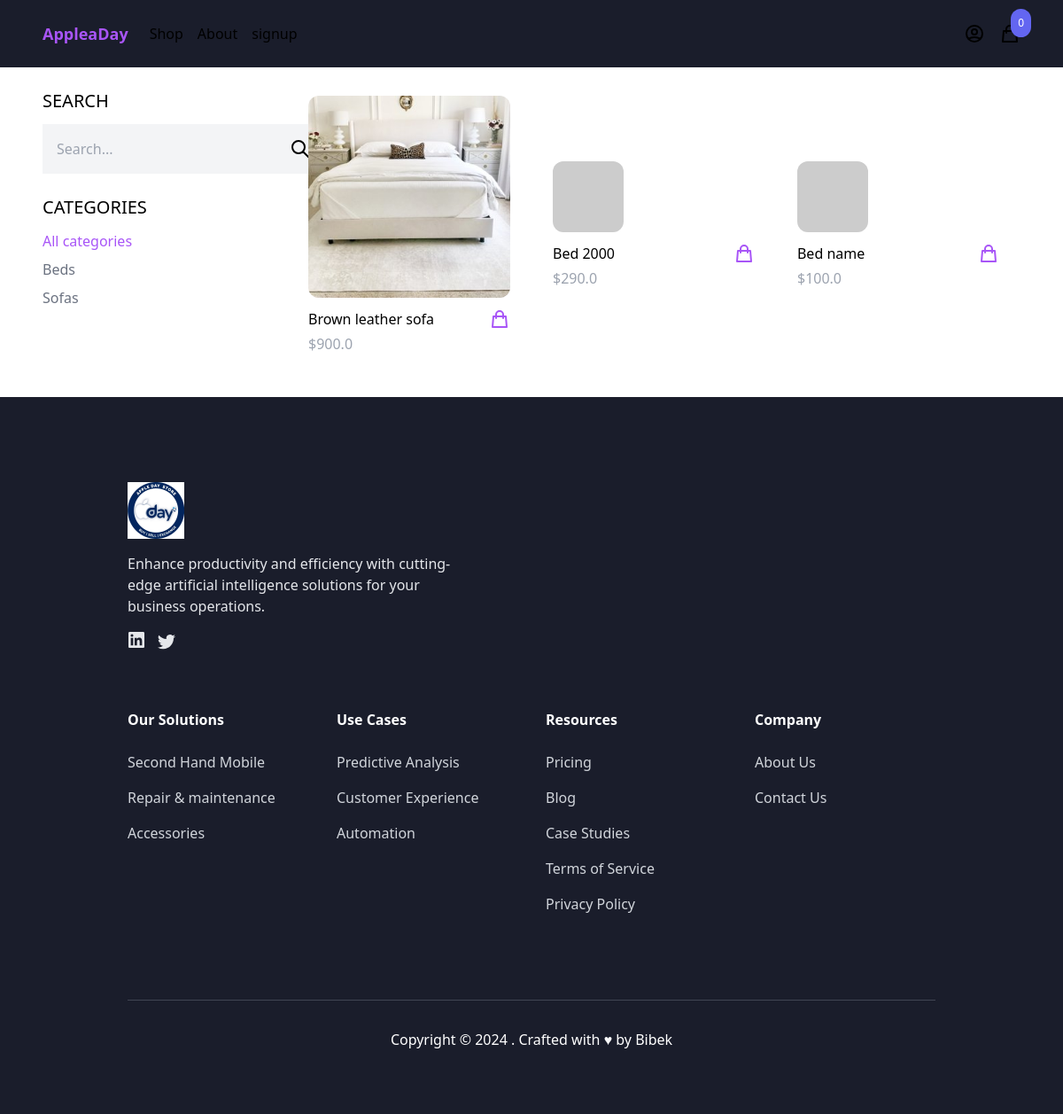
Page /shop/ on the earlier database version.
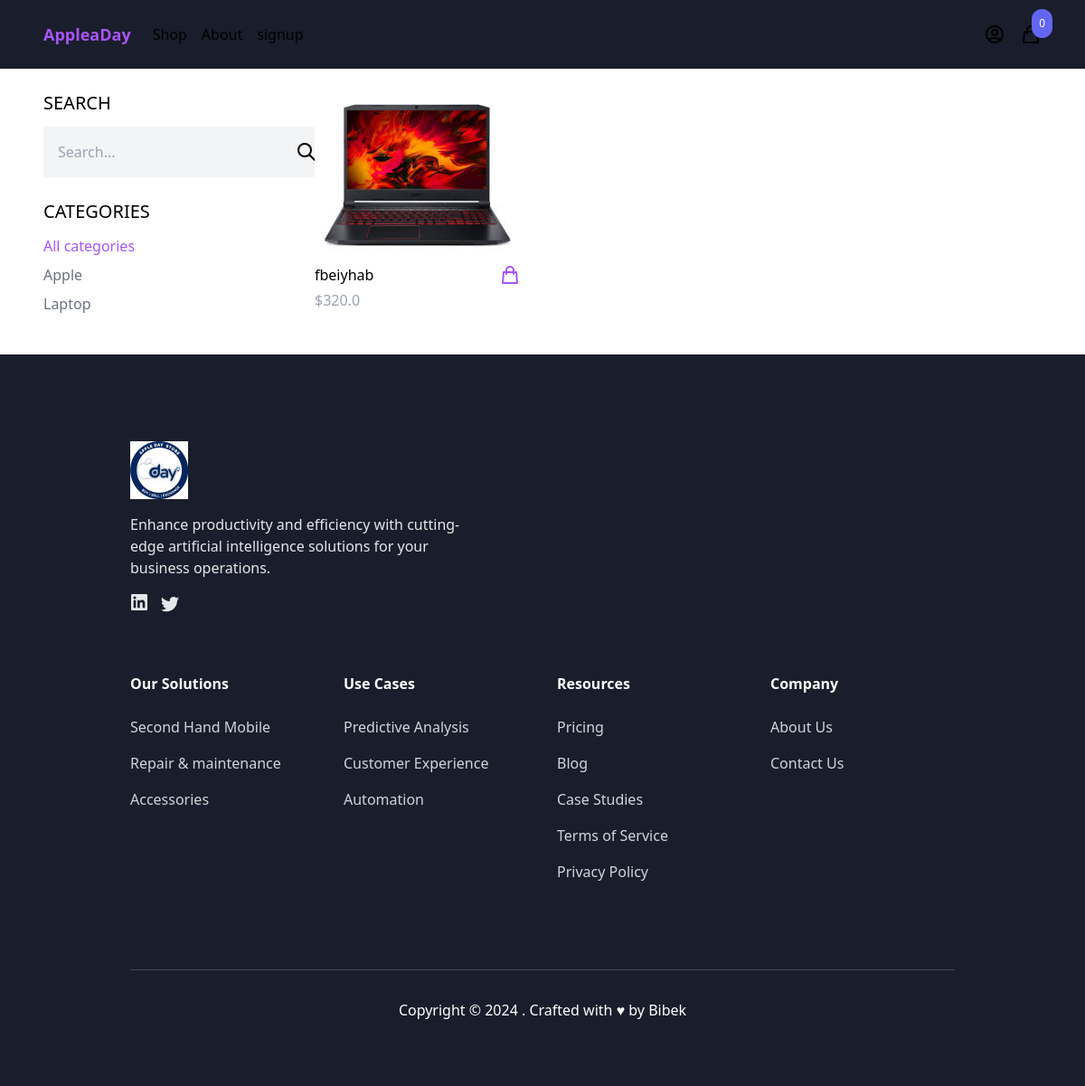
Same page on the later database version.
### product/models.py (models this page shows, shortened)
class Category(models.Model):
    name = models.CharField(max_length=255)
    slug = models.SlugField()
    class Meta:
        ordering = ('name',)

class Product(models.Model):
    category = models.ForeignKey(Category, related_name='products', on_delete=models.CASCADE)
    name = models.CharField(max_length=255)
    slug = models.SlugField()
    description = models.TextField(blank=True, null=True)
    price = models.IntegerField()
    created_at = models.DateTimeField(auto_now_add=True)
    image = models.ImageField(upload_to='uploads/', blank=True, null=True)
    thumbnail = models.ImageField(upload_to='uploads/', blank=True, null=True)
    class Meta:
        ordering = ('-created_at',)
    def get_display_price(self):
        return self.price / 100
    def get_thumbnail(self):
        if self.thumbnail:
            return self.thumbnail.url
        else:
            if self.image:
                self.thumbnail = self.make_thumbnail(self.image)
                self.save()
                return self.thumbnail.url
            else:
                return 'https://via.placeholder.com/240x240x.jpg'

### core/views.py (the view)
# urls.py: path('shop/', shop, name='shop'),
def shop(request):
    categories = Category.objects.all()
    products = Product.objects.all()
    active_category = request.GET.get('category', '')
    if active_category:
        products = products.filter(category__slug=active_category)
    query = request.GET.get('query', '')
    if query:
        products = products.filter(Q(name__icontains=query) | Q(description__icontains=query))
    context = {
        'categories': categories,
        'products': products,
        'active_category': active_category
    }
    return render(request, 'core/shop.html', context)

### cart/cart.py (called while the page is built)
    def __len__(self):
        return sum(item['quantity'] for item in self.cart.values())

### cart/context_processors.py (called while the page is built)
def cart(request):
    return {'cart': Cart(request)}

### core/templates/core/shop.html (shortened to what this page needs)
{% extends 'core/base.html' %}
{% block content %}
<div class="max-w-6xl mx-auto flex flex-wrap items-start py-6 px-6 xl:px-0">
    <div class="filters w-full lg:w-1/4">
        <h3 class="mb-3 text-xl uppercase">Search</h3>
        <form method="get" action=".">
            <div class="flex">
                <input type="text" name="query" class="p-4 bg-gray-100 border-0" placeholder="Search...">
                <button class="p-4 bg-gray-100 border-0">
                    <svg xmlns="http://www.w3.org/2000/svg" class="h-6 w-6" fill="none" viewBox="0 0 24 24" stroke="currentColor">
                        <path stroke-linecap="round" stroke-linejoin="round" stroke-width="2" d="M21 21l-6-6m2-5a7 7 0 11-14 0 7 7 0 0114 0z" />
                    </svg>
                </button>
            </div>
        </form>
        <h3 class="mt-6 mb-3 text-xl uppercase">Categories</h3>
        <ul class="space-y-2">
            <li><a href="{% url 'shop' %}" class="{% if not active_category %}text-purple-500{% else %}text-gray-500{% endif %}">All categories</a></li>
            {% for category in categories %}
                <li><a href="{% url 'shop' %}?category={{ category.slug }}" class="{% if category.slug == active_category %}text-purple-500{% else %}text-gray-500{% endif %}">{{ category.name }}</a></li>
            {% endfor %}
        </ul>
    </div>
    <div class="products w-full lg:w-3/4 -mt-4 flex items-center flex-wrap">
        {% for product in products %}
            {% include 'product/partials/product_list_item.html' %}
        {% endfor %}
    </div>
</div>
{% endblock %}

### core/templates/core/base.html (shortened to what this page needs)
<!doctype html>
<html>
    <head>
        <script src="https://cdn.tailwindcss.com"></script>
    </head>
    <body>
        <nav class="bg-[#1A1D2B]">
            <div class="max-w-6xl mx-auto py-2 px-6 xl:px-0 flex items-center justify-between">
                <div class="menu-left flex items-center space-x-6">
                    <a href="{% url 'frontpage' %}" class="py-4 text-lg text-purple-500 font-semibold"> AppleaDay</a>
                    <ul class="flex items-center space-x-4">
                        <li><a href="{% url 'shop' %}">Shop</a></li>
                        <li><a href="#">About</a></li>
                        <li><a href="{% url 'signup' %}">signup</a></li>
                    </ul>
                </div>
                <div class="menu-right flex items-center space-x-4">
                    <a href="{% url 'myaccount' %}">
                    </a>
                    <div
                        hx-get="{% url 'hx_menu_cart' %}"
                        hx-trigger="update-menu-cart from:body"
                        hx-swap="innerHTML"
                    >
                        {% include 'cart/menu_cart.html' %}
                    </div>
                </div>
            </div>
        </nav>
        <main>
            {% block content %}
            {% endblock %}
        </main>
        <footer class="bg-[#1A1D2B]">
            <div class="container mx-auto p-0 md:p-8 xl:px-0">
                <div class="mx-auto max-w-7xl px-6 pb-10 pt-16">
                    <div class="xl:grid xl:grid-cols-3 xl:gap-8">
                        <div class="space-y-4">
                            <div>
                                <a href="/">
                                    <div class="flex items-center space-x-2 text-2xl font-medium">
                                        <span>
                                            <img src="apple.jpg" alt="AI Logo"
                                                width="64" height="64" class="w-16">
                                        </span>
                                    </div>
                                </a>
                            </div>
                            <div class="max-w-md pr-16 text-md text-gray-200">Enhance productivity and
                                efficiency with cutting-edge artificial intelligence solutions for your business operations.
                            </div>
                            <div class="flex space-x-2">
                                <a href="" target="_blank" class="text-gray-200 hover:text-gray-200">
                                </a>
                                <a href="" target="_blank" class="text-gray-200 hover:text-gray-200">
                                </a>
                            </div>
                        </div>
                        <div class="mt-16 grid grid-cols-2 gap-8 xl:col-span-2 xl:mt-0">
                            <div class="md:grid md:grid-cols-2 md:gap-8">
                                <div>
                                    <h3 class="text-md font-semibold leading-6 text-white">Our Solutions</h3>
                                    <ul role="list" class="mt-6 space-y-4">
                                        <li>
                                            <a href="/aiplatform"
                                                class="text-md leading-6 text-gray-300 hover:text-gray-50">Second Hand Mobile
                                            </a>
                                        </li>
                                        <li>
                                            <a href="/aialgorithms"
                                                class="text-md leading-6 text-gray-300 hover:text-gray-50">Repair & maintenance
                                            </a>
                                        </li>
                                        <li>
                                            <a href="/industryapplications"
                                                class="text-md leading-6 text-gray-300 hover:text-gray-50">Accessories
                                            </a>
                                        </li>
                                    </ul>
                                </div>
                                <div class="mt-10 md:mt-0">
                                    <h3 class="text-md font-semibold leading-6 text-white">Use Cases</h3>
                                    <ul role="list" class="mt-6 space-y-4">
                                        <li>
                                            <a href="/predictiveanalysis"
                                                class="text-md leading-6 text-gray-300 hover:text-gray-50">Predictive
                                                Analysis
                                            </a>
                                        </li>
                                        <li>
                                            <a href="/customerexperience"
                                                class="text-md leading-6 text-gray-300 hover:text-gray-50">Customer
                                                Experience
                                            </a>
                                        </li>
                                        <li>
                                            <a href="/automation"
                                                class="text-md leading-6 text-gray-300 hover:text-gray-50">Automation
                                            </a>
                                        </li>
                                    </ul>
                                </div>
                            </div>
                            <div class="md:grid md:grid-cols-2 md:gap-8">
                                <div>
                                    <h3 class="text-md font-semibold leading-6 text-white">Resources</h3>
                                    <ul role="list" class="mt-6 space-y-4">
                                        <li>
                                            <a href="/pricing"
                                                class="text-md leading-6 text-gray-300 hover:text-gray-50">Pricing
                                            </a>
                                        </li>
                                        <li>
                                            <a href="/blog" class="text-md leading-6 text-gray-300 hover:text-gray-50">Blog
                                            </a>
                                        </li>
                                        <li>
                                            <a href="/casestudies"
                                                class="text-md leading-6 text-gray-300 hover:text-gray-50">Case Studies
                                            </a>
                                        </li>
                                        <li>
                                            <a href="/terms" class="text-md leading-6 text-gray-300 hover:text-gray-50">Terms
                                                of Service
                                            </a>
                                        </li>
                                        <li>
                                            <a href="/privacy"
                                                class="text-md leading-6 text-gray-300 hover:text-gray-50">Privacy Policy
                                            </a>
                                        </li>
                                    </ul>
                                </div>
                                <div class="mt-10 md:mt-0">
                                    <h3 class="text-md font-semibold leading-6 text-white">Company</h3>
                                    <ul role="list" class="mt-6 space-y-4">
                                        <li>
                                            <a href="/aboutus"
                                                class="text-md leading-6 text-gray-300 hover:text-gray-50">About Us
                                            </a>
                                        </li>
                                        <li>
                                            <a href="/contactus"
                                                class="text-md leading-6 text-gray-300 hover:text-gray-50">Contact Us
                                            </a>
                                        </li>
                                    </ul>
                                </div>
                            </div>
                        </div>
                    </div>
                    <div class="mt-16 border-t border-gray-400/30 pt-8 sm:mt-20 lg:mt-24">
                        <div class="text-md text-center text-white">
                            Copyright © 2024 . Crafted with
                            <span class="text-gray-50">♥</span> by
                            <a rel="noopener" href="/">Bibek
                            </a>
                        </div>
                    </div>
                </div>
            </div>
        </footer>
    </body>
</html>

### cart/templates/cart/menu_cart.html
<a href="{% url 'cart' %}" id="menu-cart-button" class="relative">
    <svg xmlns="http://www.w3.org/2000/svg" class="h-6 w-6" fill="none" viewBox="0 0 24 24" stroke="currentColor">
        <path stroke-linecap="round" stroke-linejoin="round" stroke-width="2" d="M16 11V7a4 4 0 00-8 0v4M5 9h14l1 12H4L5 9z" />
    </svg>
    <span class="p-2 absolute -top-4 -right-3 bg-indigo-500 text-white text-xs rounded-full">{{ cart|length }}</span>
</a>

### product/templates/product/partials/product_list_item.html
<div class="w-full md:w-1/3 xl:w-1/4 p-6">
    <a href="{% url 'product' product.slug %}">
        <img src="{{ product.get_thumbnail }}" class="rounded-xl hover:shadow-lg">
    </a>
    <div class="pt-3 flex items-center justify-between">
        <a href="{% url 'product' product.slug %}">{{ product.name }}</a>
        <a
            href="#"
            hx-get="{% url 'add_to_cart' product.id %}"
            hx-target="#menu-cart-button"
            hx-swap="outerHTML"
            class="text-purple-500 hover:text-purple-800"
        >
            <svg xmlns="http://www.w3.org/2000/svg" class="h-6 w-6" fill="none" viewBox="0 0 24 24" stroke="currentColor">
                <path stroke-linecap="round" stroke-linejoin="round" stroke-width="2" d="M16 11V7a4 4 0 00-8 0v4M5 9h14l1 12H4L5 9z" />
            </svg>
        </a>
    </div>
    <p class="pt-1 text-gray-400">${{ product.get_display_price }}</p>
</div>

Differences in the rows shown:
removed Category: name "Beds"
removed Category: name "Sofas"
removed Product: get_thumbnail (picture), name "Brown leather sofa", get_display_price "900.0"
removed Product: name "Bed 2000", get_display_price "290.0"
removed Product: name "Bed name", get_display_price "100.0"
added Category: name "Apple"
added Category: name "Laptop"
added Product: get_thumbnail (picture), name "fbeiyhab", get_display_price "320.0"
